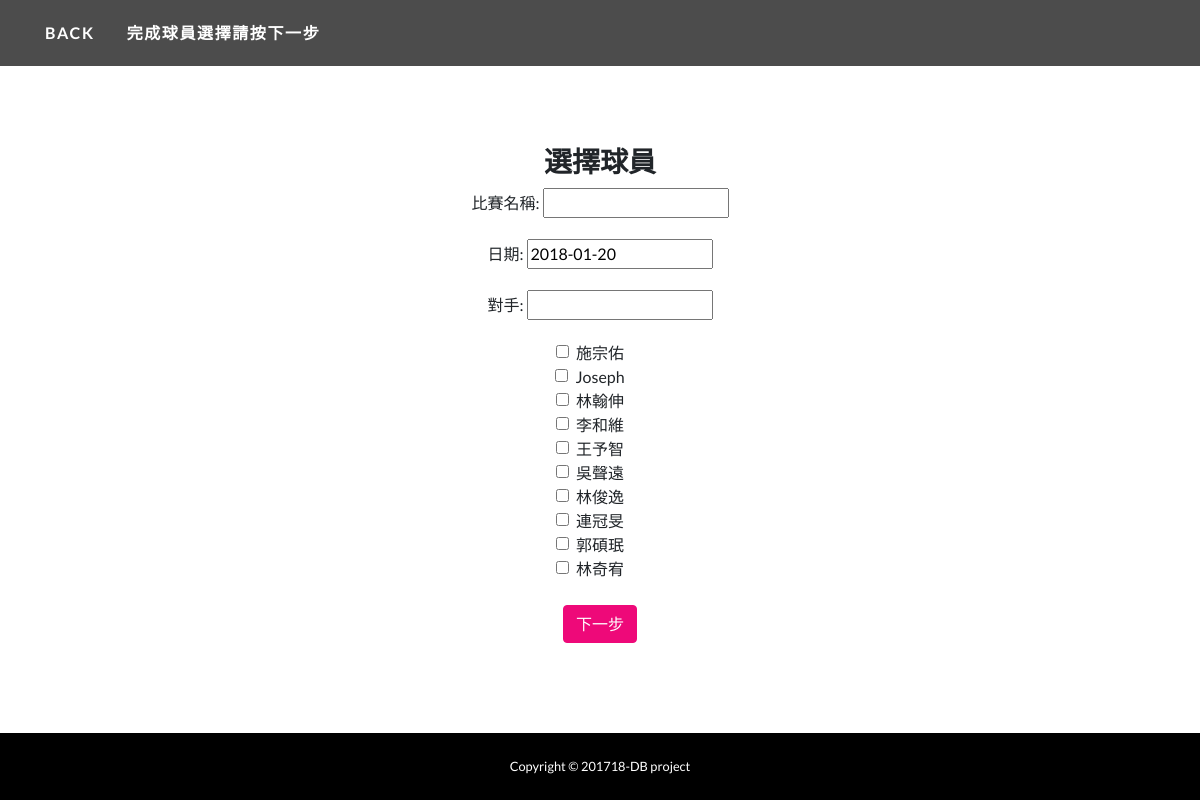
Screenshot of /record/2/newGame/ with the database file from the repository.
### basketR/models.py (models this page shows, shortened)
class Player(models.Model):
	pID 	= models.AutoField(primary_key=True)
	team    = models.ForeignKey(
		Team,
		models.SET_NULL,
		blank=False,
		null=True,
	)
	pNum	= models.IntegerField(blank=False) #背號
	pName 	= models.CharField(max_length=50)
	stuID	= models.CharField(max_length=15)

### basketR/views.py (the view)
# urls.py: url(r'^record/(?P<tID>\d+)/newGame/$', views.addGame, name='addGame'),
def addGame(request, tID):
	team = Team.objects.get(tID=tID)
	player = Player.objects.filter(team=team)
	context = {'team': team, 'player':player, 'ContestForm':ContestForm(initial={'date':datetime.date.today()})}
	return render(request, 'addGame.html', context)

### basketR/form.py
class ContestForm(forms.Form):
    cName = forms.CharField(max_length=20, required=True, label="比賽名稱")
    date  = forms.DateField(required=True, label="日期")
    oppo = forms.CharField(max_length=20, required=True, label="對手")

### basketR/templates/addGame.html (shortened to what this page needs)
{% load staticfiles %}
<!DOCTYPE html>
<html>
    <head>
        <link href="{% static "vendor/bootstrap/css/bootstrap.min.css"%}" rel="stylesheet">
        <link href="{% static "css/one-page-wonder.min.css"%}" rel="stylesheet">
    </head>
    <body>
        <nav class="navbar navbar-expand-lg navbar-dark navbar-custom fixed-top">
            <div class="container">
                <a class="navbar-brand" href="{%url 'teamDetail' tID=team.tID%}">BACK</a>
                <a class="navbar-brand" href="#">完成球員選擇請按下一步</a>
            </div>
        </nav>
        <div>
            <header class="container">
            <div class="row align-items-center">
                <div class="col-lg-6 order-lg-2">
                    <br><br><br><br>
                </div>
            </div>
            </header>
        </div>
        <div class="container-fluid text-center" style="margin-top: 50px; margin-bottom: 40px">
            <h3>選擇球員</h3>
            <form action="{%url 'GDetail' tID=team.tID %}" method="post">
                {{ ContestForm.as_p }}
                {% for people in player %}
                <input class="form-check-input" type="checkbox"  name ="_{{people.pID}}" value = "{{people.pID}}">{{people.pName}}<br>
                {% endfor %}
                <br>
                <input class="btn btn-primary" type="submit" value="下一步">
            </form>
        </div>
                <footer class="py-4 bg-black fixed-bottom">
                  <div class="container">
                    <p class="m-0 text-center text-white small">Copyright &copy; 201718-DB project</p>
                  </div>
                </footer>
    </body>
</html>

### rows the page displays
Player: pName "施宗佑"
Player: pName "Joseph"
Player: pName "林翰伸"
Player: pName "李和維"
Player: pName "王予智"
Player: pName "吳聲遠"
Player: pName "林俊逸"
Player: pName "連冠旻"
Player: pName "郭碩珉"
Player: pName "林奇宥"
